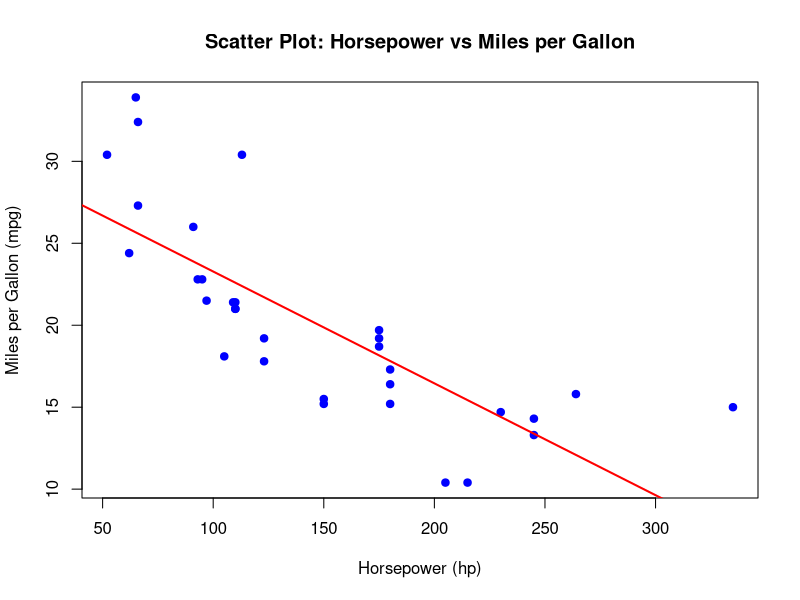
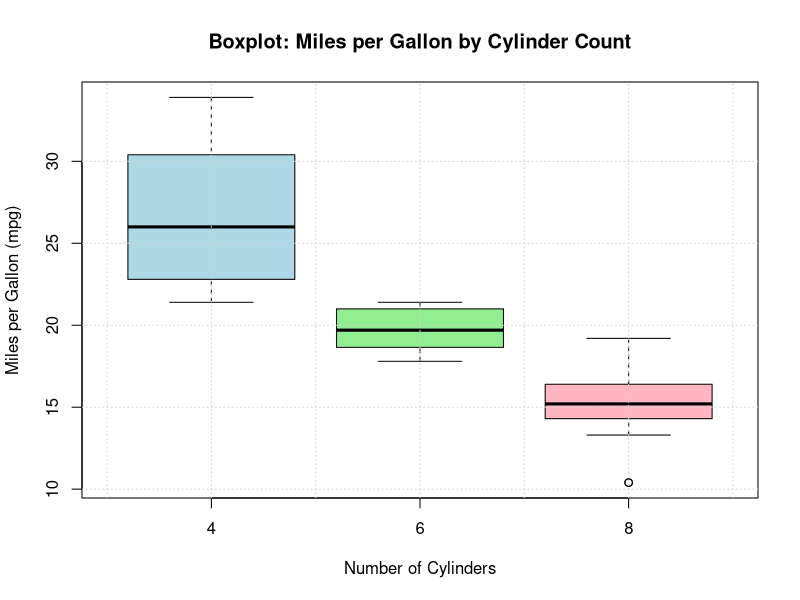
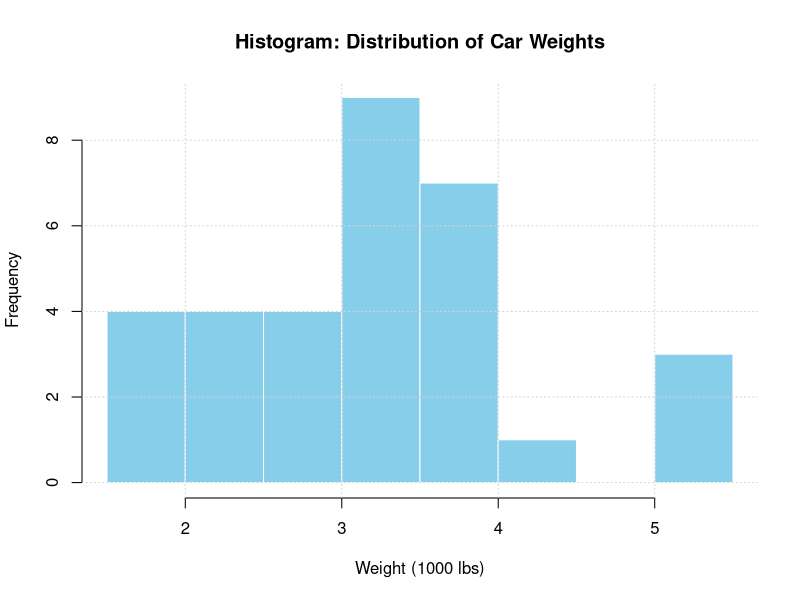

The R source for these figures, in order:
# Q3: Data Visualization using mtcars dataset

# Load dataset
data(mtcars)

# --- i. Scatter Plot: HP vs MPG ---
plot(mtcars$hp, mtcars$mpg,
     main = "Scatter Plot: Horsepower vs Miles per Gallon",
     xlab = "Horsepower (hp)",
     ylab = "Miles per Gallon (mpg)",
     pch = 19, col = "blue")
abline(lm(mpg ~ hp, data = mtcars), col = "red", lwd = 2)
correlation <- cor(mtcars$hp, mtcars$mpg)
print(paste("Correlation between HP and MPG:", round(correlation, 3)))

# --- ii. Boxplot: MPG by Cylinder Count ---
boxplot(mpg ~ cyl, data = mtcars,
        main = "Boxplot: Miles per Gallon by Cylinder Count",
        xlab = "Number of Cylinders",
        ylab = "Miles per Gallon (mpg)",
        col = c("lightblue", "lightgreen", "lightpink"))
grid()

# --- iii. Histogram: Distribution of Car Weights ---
hist(mtcars$wt,
     main = "Histogram: Distribution of Car Weights",
     xlab = "Weight (1000 lbs)",
     col = "skyblue",
     border = "white",
     breaks = 8)
grid()
